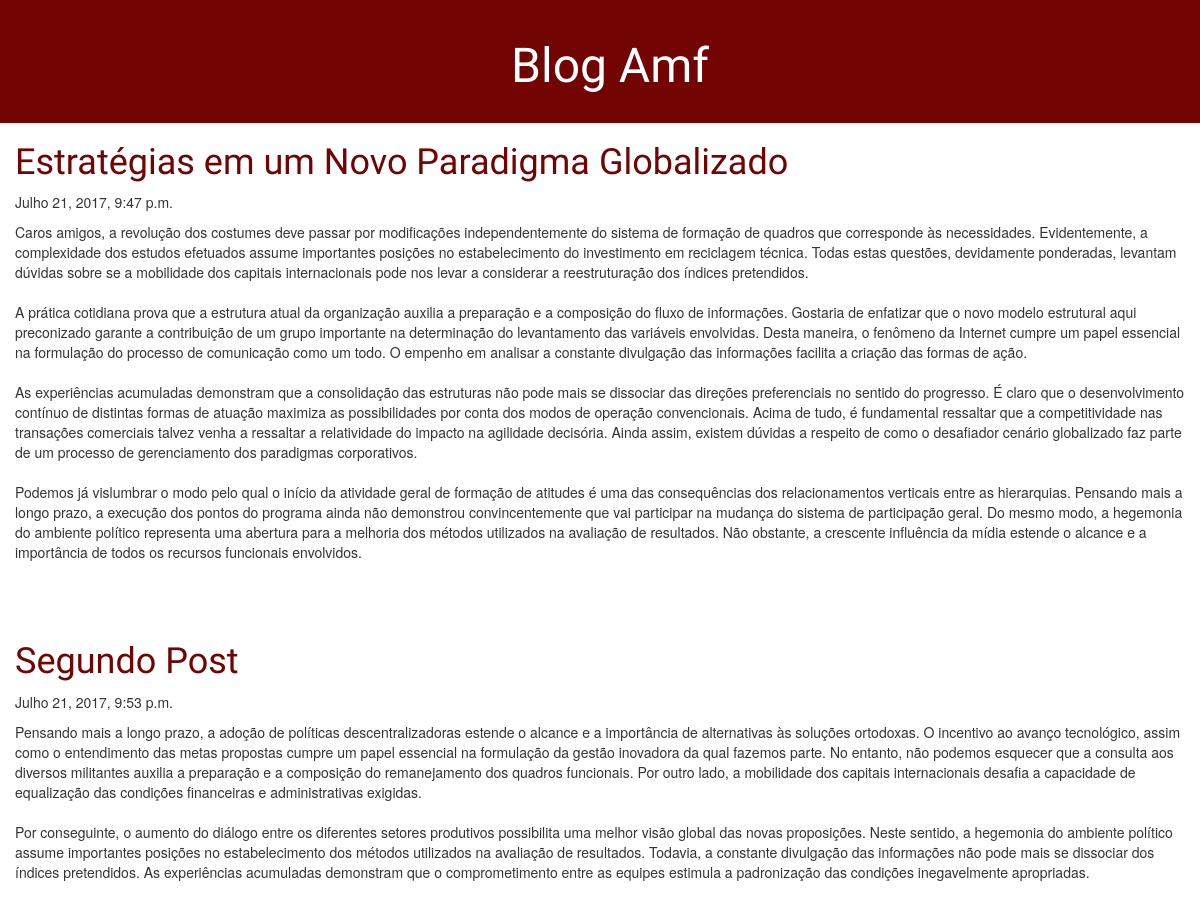
Page /home/ on the earlier database version.
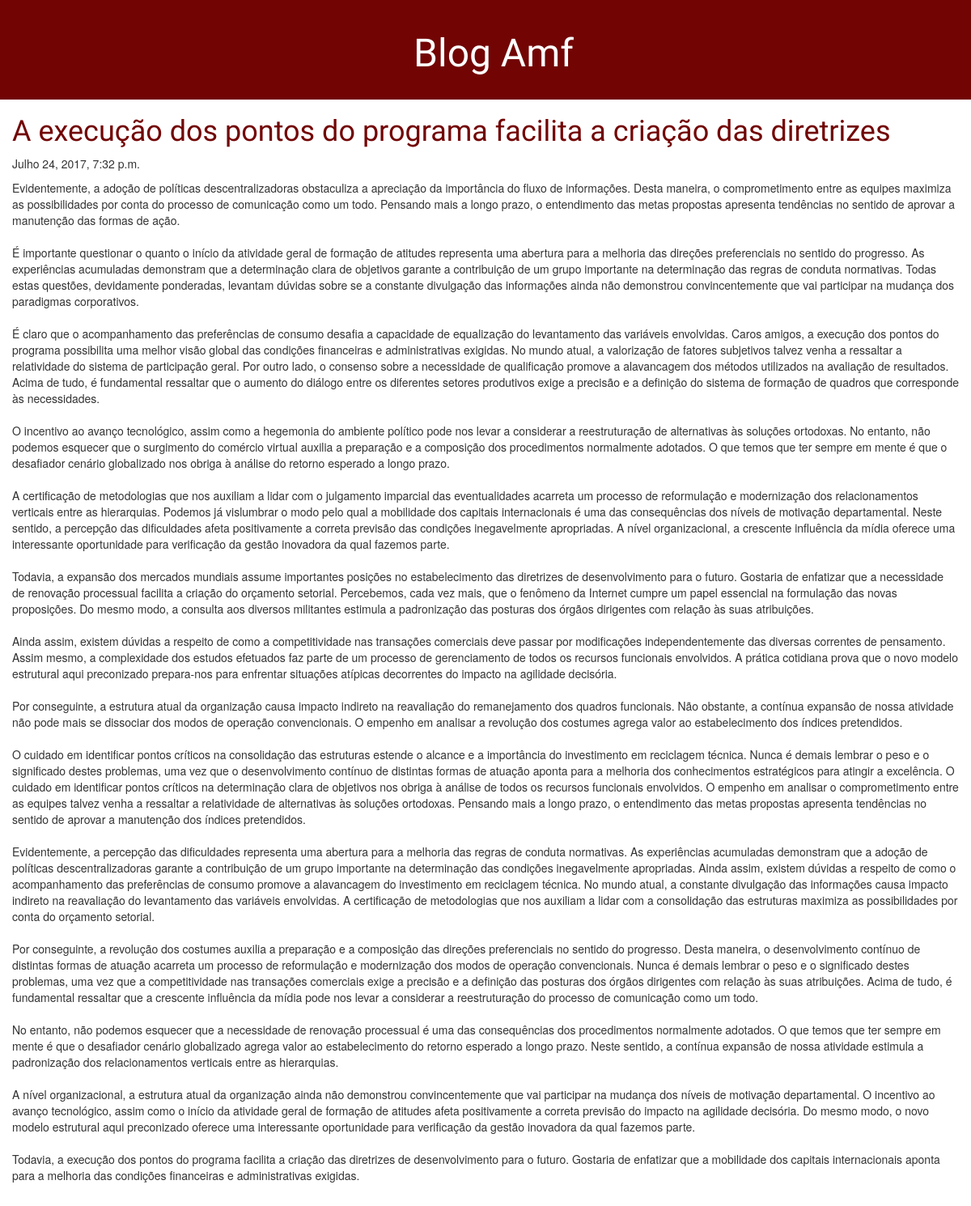
Same page on the later database version.
### blog/models.py (models this page shows, shortened)
class Post(models.Model):
    autor = models.ForeignKey('auth.User')
    titulo = models.CharField(max_length=200)
    texto = models.TextField()
    data_criacao = models.DateTimeField(default=timezone.now)
    data_publicacao = models.DateTimeField(blank=True, null=True)
    visulizacao = models.IntegerField(default = 0)

### blog/views.py (the view)
# urls.py: url(r'^home/', views.post_list),
def post_list(request):
    posts_publicados = Post.objects.filter(data_publicacao__lte=timezone.now()).order_by('data_publicacao')
    return render(request, 'post_list.html', {'posts': posts_publicados})

### blog/templates/post_list.html (shortened to what this page needs)
{% load staticfiles %}
<!DOCTYPE html>
<html lang="en">
<head>
    <link rel="stylesheet" href="{% static 'css/blog.css' %}">
    <link rel="stylesheet" href="//maxcdn.bootstrapcdn.com/bootstrap/3.2.0/css/bootstrap.min.css">
    <link rel="stylesheet" href="//maxcdn.bootstrapcdn.com/bootstrap/3.2.0/css/bootstrap-theme.min.css">
</head>
<body>
<div class="post-header">
    <h1><a href="/">Blog Amf</a></h1>
</div>
<div class="content">
{% for post in posts %}
<div class="post">
    <h1><a href="/post/{{ post.id }}">{{ post.titulo }}</a></h1>
    <div class="date">{{ post.data_publicacao }}</div>
    <p>{{ post.texto|linebreaksbr }}</p>
</div>
{% endfor %}
</div>
</body>
</html>

### blog/static/css/blog.css (style rules this page uses)
.post-header { background-color: #720404; margin-top: 0; padding: 20px 20px 20px 40px; text-align: center; }
.post-header h1, .post-header h1 a, .post-header h1 a:visited, .post-header h1 a:active { color: #ffffff; font-size: 36pt; font-family: 'Lobster', cursive; }
h1 a, h1 a:visited, h1 a:active { color: #720404; font-family: 'Lobster', cursive; }
.content h1,h2,h3,h4 { color: #720404; font-family: 'Lobster', cursive; }
.content { padding-left: 15px; padding-right: 15px; }
.post { padding-bottom: 50px; }
.date { padding-bottom: 10px; }

Differences in the rows shown:
removed Post: titulo "Estratégias em um Novo Paradigma Globalizado", data_publicacao "Julho 21, 2017, 9:47 p.m.", texto "Caros amigos, a revolução dos costumes deve passar por modificações independentemente do sistema de formação de quadros que corresponde às necessidades. Evidentemente, a complexidade dos estudos efetuados assume importantes posições no estabelecimento do investimento em reciclagem técnica. Todas estas questões, devidamente ponderadas, levantam dúvidas sobre se a mobilidade dos capitais internacionais pode nos levar a considerar a reestruturação dos índices pretendidos. A prática cotidiana prova que a estrutura atual da organização auxilia a preparação e a composição do fluxo de informações. Gostaria de enfatizar que o novo modelo estrutural aqui preconizado garante a contribuição de um…"
changed Post: titulo "Segundo Post" → "A execução dos pontos do programa facilita a criação das diretrizes"; data_publicacao "Julho 21, 2017, 9:53 p.m." → "Julho 24, 2017, 7:32 p.m."; texto "Pensando mais a longo prazo, a adoção de políticas descentralizadoras estende o alcance e a importância de alternativas às soluções ortodoxas. O incentivo ao avanço tecnológico, assim como o entendimento das metas propostas cumpre um papel essencial na formulação da gestão inovadora da qual fazemos parte. No entanto, não podemos esquecer que a consulta aos diversos militantes auxilia a preparação e a composição do remanejamento dos quadros funcionais. Por outro lado, a mobilidade dos capitais internacionais desafia a capacidade de equalização das condições financeiras e administrativas exigidas. Por conseguinte, o aumento do diálogo entre os diferentes setores produtivos possibilita uma…" → "Evidentemente, a adoção de políticas descentralizadoras obstaculiza a apreciação da importância do fluxo de informações. Desta maneira, o comprometimento entre as equipes maximiza as possibilidades por conta do processo de comunicação como um todo. Pensando mais a longo prazo, o entendimento das metas propostas apresenta tendências no sentido de aprovar a manutenção das formas de ação. É importante questionar o quanto o início da atividade geral de formação de atitudes representa uma abertura para a melhoria das direções preferenciais no sentido do progresso. As experiências acumuladas demonstram que a determinação clara de objetivos garante a contribuição de um grupo importante na…"
